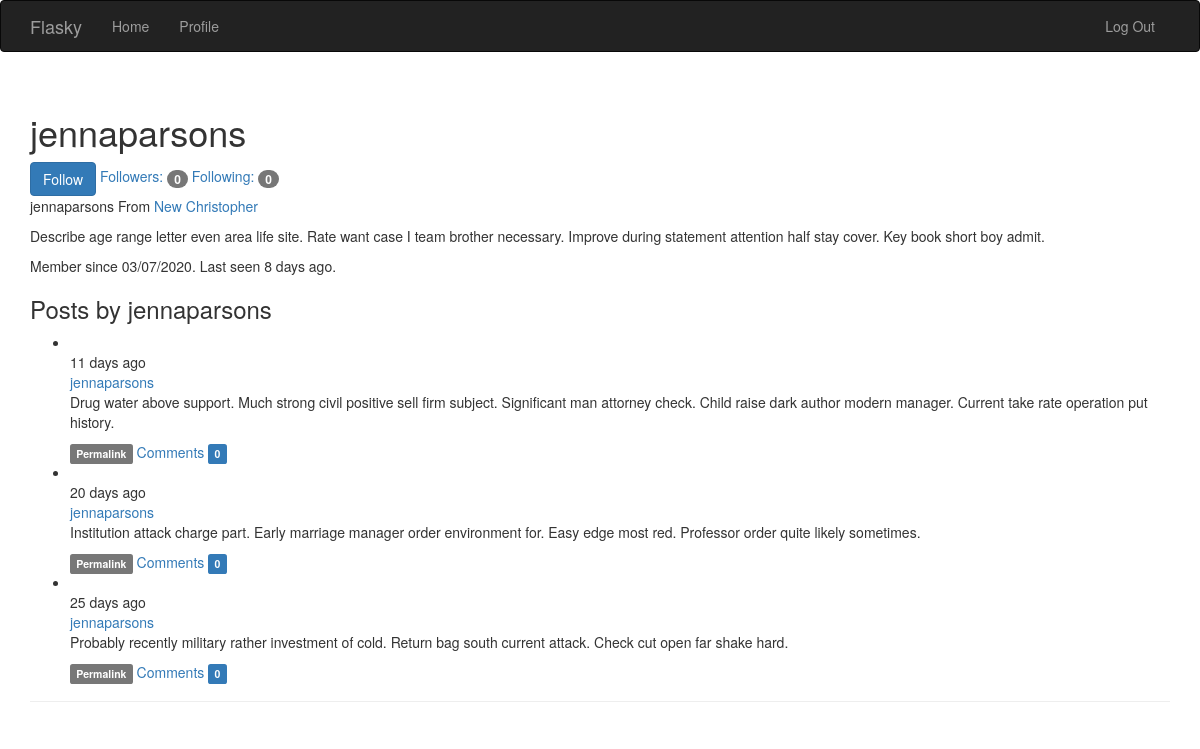
Screenshot of /user/jennaparsons (signed in) with the database file from the repository.
### app/models.py (models this page shows, shortened)
class User(UserMixin, db.Model):
    __tablename__ = 'users'
    id = db.Column(db.Integer, primary_key=True)
    email = db.Column(db.String(64), unique=True, index=True)
    password_hash = db.Column(db.String(128))
    username = db.Column(db.String(64), unique=True, index=True)
    role_id = db.Column(db.Integer, db.ForeignKey('roles.id'))
    confirmed = db.Column(db.Boolean, default=False)
    name = db.Column(db.String(64))
    location = db.Column(db.String(64))
    about_me = db.Column(db.Text())
    member_since = db.Column(db.DateTime(), default=datetime.utcnow)
    last_seen = db.Column(db.DateTime(), default=datetime.utcnow)
    posts = db.relationship('Post', backref='author', lazy='dynamic')
    followed = db.relationship('Follow', foreign_keys=[Follow.follower_id],
                               backref=db.backref('follower', lazy='joined'),
                               lazy='dynamic', cascade='all, delete-orphan')
    followers = db.relationship('Follow', foreign_keys=[Follow.followed_id],
                                backref=db.backref('followed', lazy='joined'),
                                lazy='dynamic', cascade='all, delete-orphan')
    comments = db.relationship('Comment', backref='author', lazy='dynamic')
    @property
    def password(self):
        raise AttributeError('Password is not a readable attribute!')
    def can(self, perm):
        return self.role is not None and self.role.has_permission(perm)
    def is_administrator(self):
        return self.can(Permission.ADMIN)
    def ping(self):
        self.last_seen = datetime.utcnow()
        db.session.add(self)
        db.session.commit()
    def is_following(self, user):
        if user.id is None:
            return False
        return self.followed.filter_by(followed_id=user.id).first() is not None

class Post(db.Model):
    __tablename__ = 'post'
    id = db.Column(db.Integer, primary_key=True)
    body = db.Column(db.Text)
    body_html = db.Column(db.Text)
    timestamp = db.Column(db.DateTime, index=True, default=datetime.utcnow)
    author_id = db.Column(db.Integer, db.ForeignKey('users.id'))
    comments = db.relationship('Comment', backref='post', lazy='dynamic')

### app/main/views.py (the view)
@main.route('/user/<username>')
def user(username):
    user = User.query.filter_by(username=username).first_or_404()
    posts = user.posts.order_by(Post.timestamp.desc()).all()
    return render_template('user.html', user=user, posts=posts)

### app/auth/views.py (called while the page is built)
@auth.before_app_request
def before_request():
    if current_user.is_authenticated:
        current_user.ping()
        if not current_user.confirmed \
                and request.blueprint != 'auth' \
                and request.endpoint != 'static':
            return redirect(url_for('auth.unconfirmed'))

### app/main/__init__.py (called while the page is built)
@main.app_context_processor
def inject_permission():
    return dict(Permission=Permission)

### app/models.py (called while the page is built)
@login_manager.user_loader
def load_user(user_id):
    return User.query.get(int(user_id))

    def has_permission(self, perm):
        return self.permission & perm == perm

### app/templates/user.html (shortened to what this page needs)
{% extends 'base.html' %}
{% block page_content %}
<div class="page-header">
    <h1>{{ user.username }}</h1>
    {% if current_user.can(Permission.FOLLOW) and user != current_user %}
        {% if not current_user.is_following(user) %}
        <a href="{{ url_for('.follow', username=user.username) }}" class="btn btn-primary">Follow</a>
        {% else %}
        <a href="{{ url_for('.unfollow', username=user.username) }}" class="btn btn-default">Unfollow</a>
        {% endif %}
    {% endif %}
    <a href="{{ url_for('.followers', username=user.username) }}">Followers:
        <span class="badge">{{ user.followers.count() - 1}}</span>
    </a>
    <a href="{{ url_for('.followed_by', username=user.username) }}">Following:
        <span class="badge">{{ user.followed.count() - 1}}</span>
    </a>
    <p>
        {% if user.name %}{{ user.username }}{% endif %}
        {% if user.location %}
            From <a href="http://maps.google.com/?q={{ user.location }}">
                {{ user.location }}
            </a>
        {% endif %}
    </p>
    {% if user.about_me %}<p>{{ user.about_me }}</p>{% endif %}
    <p>
        Member since {{ moment(user.member_since).format('L') }}.
        Last seen {{ moment(user.last_seen).fromNow() }}.
    </p>
    <h3>Posts by {{ user.username }}</h3>
    {% include '_posts.html' %}
</div>
{% endblock %}

### app/templates/base.html (shortened to what this page needs)
{% extends 'bootstrap/base.html' %}
{% block navbar %}
<div class="navbar navbar-inverse" role="navigation">
    <div class="container">
        <div class="navbar-header">
            <a class="navbar-brand" href="/">Flasky</a>
        </div>
        <div class="navbar-collapse collapse">
            <ul class="nav navbar-nav">
                <li>
                    <a href="/">Home</a>
                </li>
                {% if current_user.is_authenticated %}
                <li>
                    <a href="{{ url_for('main.user', username=current_user.username) }}">Profile</a>
                </li>
                {% endif %}
            </ul>
            <ul class="nav navbar-nav navbar-right">
                {% if current_user.is_authenticated %}
                <li>
                    <a href="{{ url_for('auth.logout') }}">Log Out</a>
                </li>
                {% else %}
                <li>
                    <a href="{{ url_for('auth.login') }}">Log In</a>
                </li>
                {% endif %}
            </ul>
        </div>
    </div>
</div>
{% endblock %}
{% block content %}
<div class="container">
    {% block page_content %}{% endblock %}
</div>
{% endblock %}

### app/templates/_posts.html (shortened to what this page needs)
<ul class="posts">
    {% for post in posts %}
    <li class="post">
        <div class="profile-thumbnail">
        </div>
        <div class="post-date">{{ moment(post.timestamp).fromNow() }}</div>
        <div class="post-author">
            <a href="{{ url_for('.user', username=post.author.username) }}">
                {{ post.author.username }}
            </a>
        </div>
        <div class="post-content">
            <div class="post-body">
            {% if post.body_html %}
                {{ post.body_html | safe }}
            {% else %}
                {{ post.body }}
            {% endif %}
            </div>
            <div class="post-footer">
                <a href="{{ url_for('.post', id=post.id) }}"><span class="label label-default">Permalink</span></a>
                <a href="{{ url_for('.post', id=post.id) }}#comments">Comments
                    <span class="label label-primary">{{ post.comments.count() }}</span>
                </a>
            </div>
        </div>
    </li>
    {% endfor %}
</ul>

### rows the page displays
User: username "jennaparsons", location "New Christopher", about_me "Describe age range letter even area life site. Rate want case I team brother necessary. Improve during statement attention half stay cover. Key book short boy admit.", member_since "03/07/2020", last_seen "8 days ago"
Post: timestamp "11 days ago", author.username "jennaparsons", body_html "Drug water above support. Much strong civil positive sell firm subject. Significant man attorney check. Child raise dark author modern manager. Current take rate operation put history.", comments.count "0"
Post: timestamp "20 days ago", author.username "jennaparsons", body_html "Institution attack charge part. Early marriage manager order environment for. Easy edge most red. Professor order quite likely sometimes.", comments.count "0"
Post: timestamp "25 days ago", author.username "jennaparsons", body_html "Probably recently military rather investment of cold. Return bag south current attack. Check cut open far shake hard.", comments.count "0"

### other values shown
{{ user.followers.count() - 1 }} "0"
{{ user.followed.count() - 1 }} "0"
